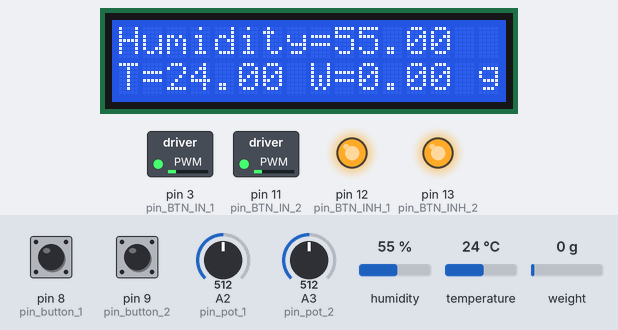
Bench run of a sketch on a simulated Arduino Uno, built with avr-gcc and run on an emulated ATmega328P. Parts: 16×2 character LCD, switched loads named in the sketch (green lamp = pin HIGH), output pins drawn as LEDs (lit = HIGH). Inputs (shaded band) come from the test bench; at power-on: A2 (pin_pot_1) = 512, A3 (pin_pot_2) = 512, humidity 55 %, weight on the scale 0 g, temperature 24 °C, pin 8 (pin_button_1) HIGH, pin 9 (pin_button_2) HIGH. What the sketch prints to the serial monitor is not drawn.

Above: at 2.2 s.
2.3 s: A2 (pin_pot_1) set to 716
At 3.3 s:
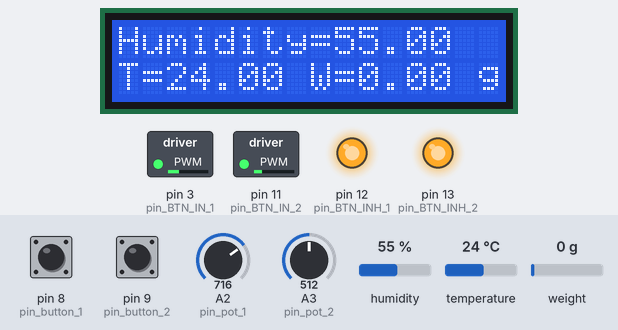
4.2 s: A3 (pin_pot_2) set to 992
At 5.3 s:
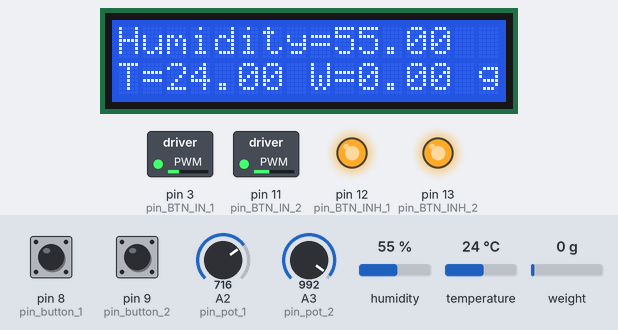
5.8 s: A2 (pin_pot_1) set to 306
At 7.1 s:
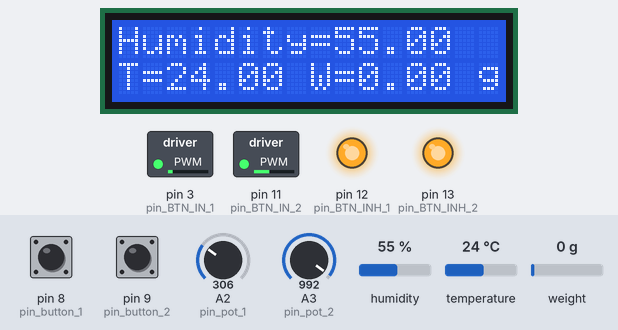
7.4 s: humidity set to 22 %
At 8.7 s:
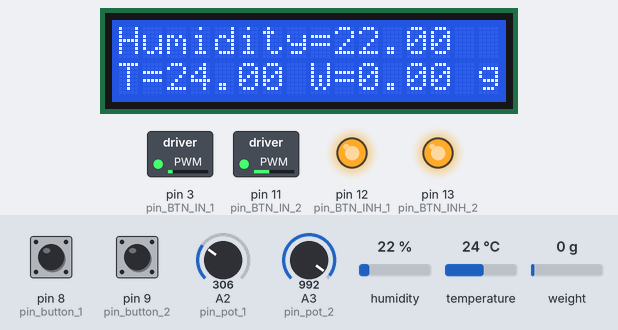
9.6 s: weight on the scale set to 100 g
At 10.5 s:
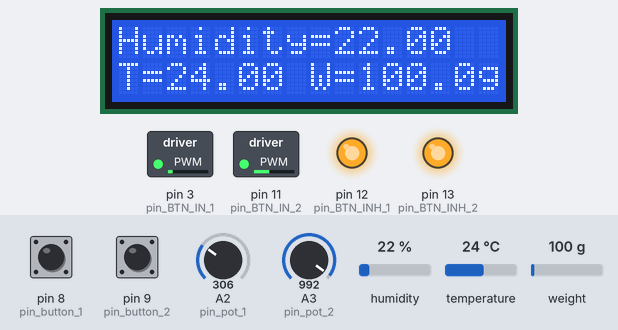
11.2 s: temperature set to 12 °C
At 13.1 s:
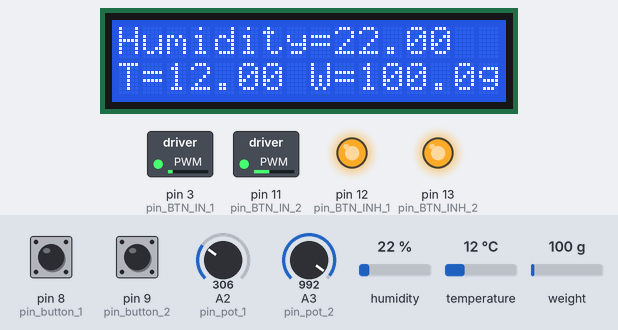
Timing chart, 0 to 14.6 s (numbered marks = the images above; inputs shaded):
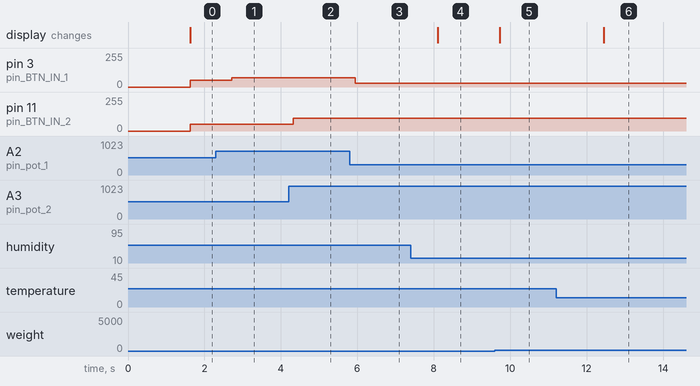

The sketch:

sample_extraction_module_v1.ino
```cpp
// Sample extraction module.
// Arduino UNO to control:
//   HX711: Load cell amplifier and measure weight of fluid in realtime. The calibration factor needs to be precomputed. see HX711_load_call.ino
//   DHT22: Temperature and Humidity sensor over one wire.
//   LCD 16x2  screen over I2C.
//   BTN8982A Infineon Motor driver to drive two unidirectional Brushed DC motors for the peristatic pumps.

#include "Grove_Temperature_And_Humidity_Sensor.h"
#include "HX711.h"
#include <LiquidCrystal_I2C.h>

// LCD 16x2 display over I2C
LiquidCrystal_I2C lcd(0x27, 16, 2);  // Format -> (Address,Width,Height ) /Code to display Strings on I2C LCD by www.playwithcircuit.com

// HX711 Load cell amplifier
const int pin_LOADCELL_DOUT = 7;         //2;
const int pin_LOADCELL_SCK = 6;          //3;
float calib_factor = 169240.0 / 246.37;  // 686.9342
float weight = 0.0;                      // (grams), Load cell's capacity upto 1Kg.
HX711 scale;                             // Object of type HX711

// For Infineon BTN8982TA Motor Shield.
const int pin_BTN_IN_1 = 3;    //Input bridge 1, Defines whether high- or low side switch is activated
const int pin_BTN_IN_2 = 11;   //Input bridge 2, Defines whether high- or low side switch is activated
const int pin_BTN_INH_1 = 12;  // Inhibit bridge 1, When set to low device goes in sleep mode
const int pin_BTN_INH_2 = 13;  // Inhibit bridge 2, When set to low device goes in sleep mode
const int pin_BTN_IS_1 = A0;   // Current sense
const int pin_BTN_IS_2 = A1;   // Current sense

// DHT22 Temperature - Humidity Sensor
#define DHTTYPE DHT22  // DHT 22  (AM2302)
const int pin_DHT = 5;
DHT dht(pin_DHT, DHTTYPE);  //   DHT11 DHT21 DHT22
float temp_hum_val[2] = { 0 };
float humidity = 0.0;
float temperature = 0.0;

// PUSH BUTTONS
const int pin_button_1 = 8;
const int pin_button_2 = 9;

// POTS
const int pin_pot_1 = A2;   // Pot to control Motor_1
const int pin_pot_2 = A3;   // Pot to control Motor_2

void setup() {
  Serial.begin(9600);
  Serial.println("Sample Extraction Module !");

  // LCD 16x2
  // initialize the lcd
  lcd.init();
  // Turn on the Backlight
  lcd.backlight();

  // HX711:
  // Initiate
  scale.begin(pin_LOADCELL_DOUT, pin_LOADCELL_SCK);
  Serial.println("Initalised Load-Cell HX711");
  scale.set_scale(calib_factor);
  scale.tare();  // All readings will thus be tared.

  // BTN8289A pins
  pinMode(pin_BTN_IN_1, OUTPUT);
  pinMode(pin_BTN_IN_2, OUTPUT);
  pinMode(pin_BTN_INH_1, OUTPUT);
  pinMode(pin_BTN_INH_2, OUTPUT);
  digitalWrite(pin_BTN_INH_1, HIGH);  // Enable Half bridge-1
  digitalWrite(pin_BTN_INH_2, HIGH);  // Enable Half bridge-2
  Serial.println("Initalised Motor Driver BTN8982A");

  // // DHT22
  Wire.begin();
  dht.begin();
  Serial.println("Initalised DHT22");

  // TAC Buttons.
  pinMode(pin_button_1, INPUT_PULLUP);
  pinMode(pin_button_2, INPUT_PULLUP);
}

void loop() {
  get_temp_hum();
  get_weight();

  // Clear the display buffer
  lcd.clear();
  // Set cursor (Column, Row)
  // Row 0
  lcd.setCursor(0, 0);
  lcd.print("Humidity=");
  lcd.setCursor(9, 0);
  lcd.print(humidity);

  // Row 1
  lcd.setCursor(0, 1);
  lcd.print("T=");
  lcd.setCursor(2, 1);
  lcd.print(temperature);

  lcd.setCursor(8, 1);
  lcd.print("W=");
  lcd.setCursor(10, 1);
  lcd.print(weight);
  lcd.setCursor(15, 1);
  lcd.print("g");


  Serial.println(digitalRead(pin_button_1));
  Serial.println(digitalRead(pin_button_2));

  Serial.println(analogRead(pin_pot_1));
  Serial.println(analogRead(pin_pot_2));

  int pot_1_adc = analogRead(pin_pot_1);
  int pot_2_adc = analogRead(pin_pot_2);
  set_motor_1(map(pot_1_adc, 0, 1023, 0, 100));
  set_motor_2(map(pot_2_adc, 0, 1023, 0, 100));
}

// Reading temperature or humidity takes about 250 milliseconds!
// Sensor readings may also be up to 2 seconds 'old' (its a very slow sensor)
void get_temp_hum() {
  if (!dht.readTempAndHumidity(temp_hum_val)) {
    Serial.print("Humidity: ");
    humidity = temp_hum_val[0];
    Serial.print(humidity);
    Serial.print(" %\t");
    Serial.print("Temperature: ");
    temperature = temp_hum_val[1];
    Serial.print(temperature);
    Serial.println(" *C");
  } else {
    Serial.println("Failed to get temprature and humidity value.");
  }
}

void get_weight() {
  weight = scale.get_units(5);  // Get average of 5 values
  Serial.print("Weight (units) = ");
  Serial.println(weight, 1);
}

// Withdraw
void set_motor_1(int value) {
  analogWrite(pin_BTN_IN_1, value);
}

// Infuse
void set_motor_2(int value) {
  analogWrite(pin_BTN_IN_2, value);
}
```

Measured:
- after the input at 2.3 s, pin 3 (pin_BTN_IN_1): 50/255 → 69/255 after 0.41 s
- after the input at 4.2 s, pin 11 (pin_BTN_IN_2): 50/255 → 96/255 after 0.13 s
- after the input at 5.8 s, pin 3 (pin_BTN_IN_1): 69/255 → 29/255 after 0.15 s
- after the input at 7.4 s, the display: changes after 0.71 s (image 4)
- after the input at 9.6 s, the display: changes after 0.13 s (image 5)
- after the input at 11.2 s, the display: changes after 1.2 s (image 6)
